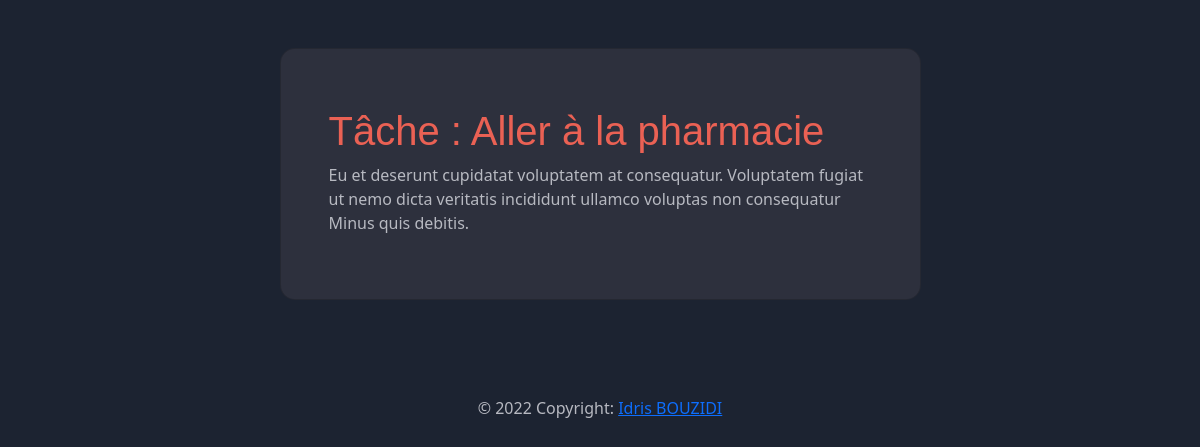
/task/1/ (signed in), run on an earlier commit of the app's database.
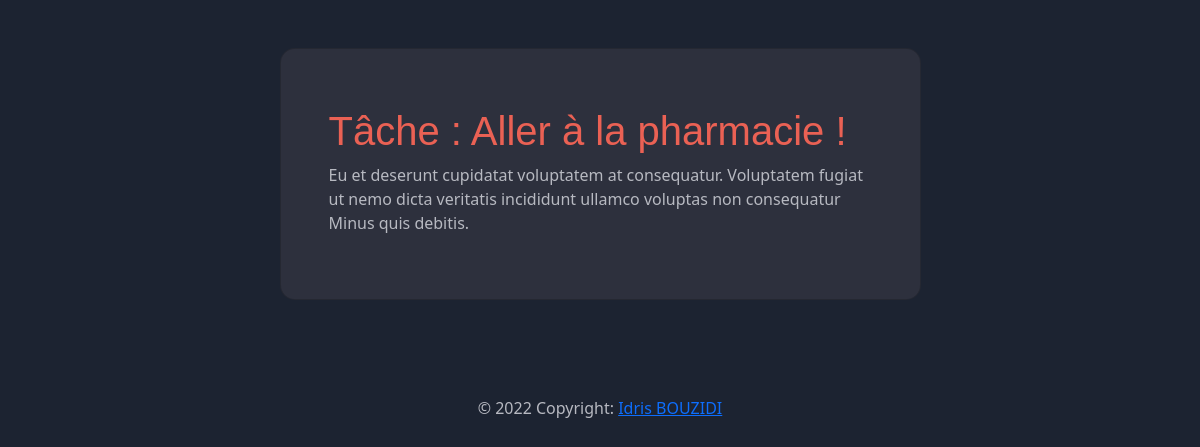
And on a later commit of the database.
### app/models.py (models this page shows, shortened)
class Task(models.Model):
    user = models.ForeignKey(User,
                             on_delete=models.CASCADE, null=True, blank=True)
    title = models.CharField(max_length=200)
    description = models.TextField(null=True, blank=True)
    complete = models.BooleanField(default=False)
    create = models.DateTimeField(auto_now_add=True)
    class Meta:
        ordering = ['complete']

### app/views.py (the view)
# urls.py: path('task/<int:pk>/', TaskDetail.as_view(), name='task_detail'),
class TaskDetail(LoginRequiredMixin, DetailView):
    model = Task
    context_object_name = 'task'

### app/templates/app/task_detail.html (shortened to what this page needs)
{% extends 'app/base.html' %}
{% block content %}
<h1>Tâche : {{ task.title }}</h1>
<p>{{ task.description }}</p>
{% endblock content%}

What changed in the data, as far as the page shows it:
changed Task: title "Aller à la pharmacie" → "Aller à la pharmacie !"
